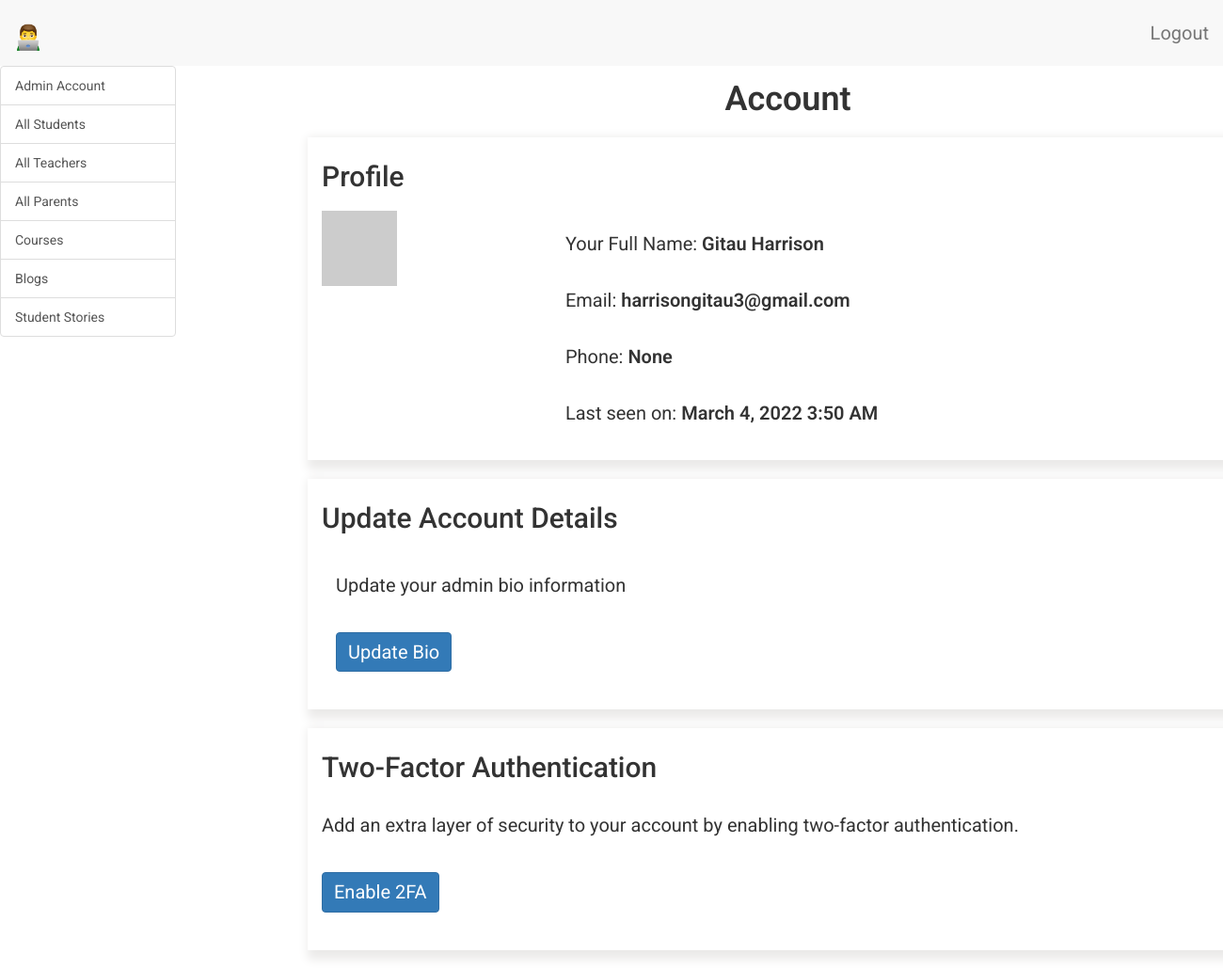
The page /admin/dashboard/account (signed in) on the database as committed earlier.
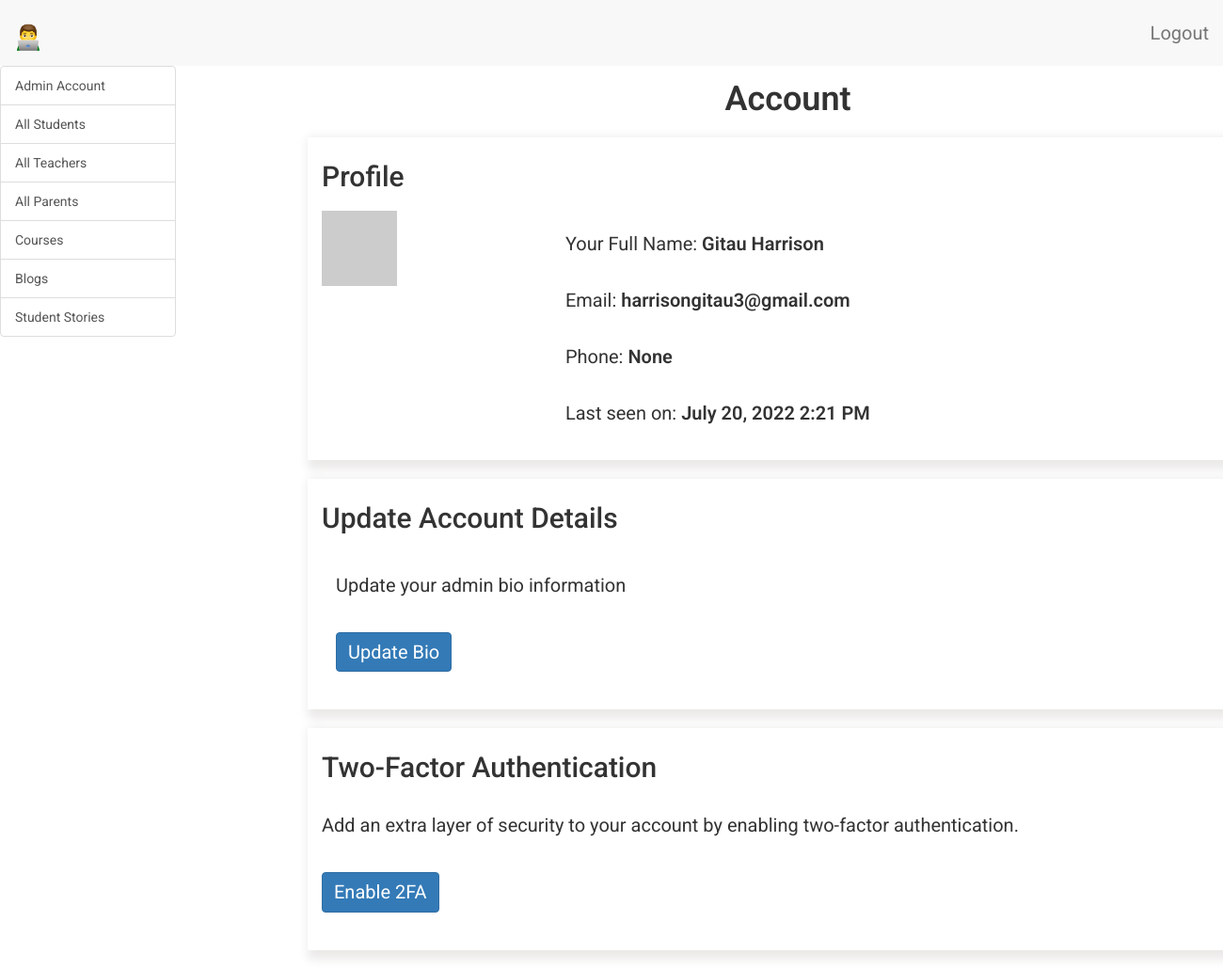
The same page on the database as committed later.
### app/models.py (models this page shows, shortened)
class Admin(UserMixin, db.Model):
    __tablename__ = 'admin'
    id = db.Column(db.Integer, primary_key=True)
    admin_full_name = db.Column(db.String(64), index=True, unique=True)
    admin_email = db.Column(db.String(64), unique=True, index=True)
    admin_phone = db.Column(db.String(64), unique=True, index=True)
    admin_last_seen = db.Column(db.DateTime, default=datetime.utcnow)
    admin_about_me = db.Column(db.String(140))
    admin_password_hash = db.Column(db.String(128))
    courses = db.relationship(
        'Courses', backref='author', lazy='dynamic')
    flask_student_stories = db.relationship(
        'FlaskStudentStories', backref='author', lazy='dynamic')
    def avatar_admin(self, size):
        digest = md5(self.admin_email.lower().encode('utf-8')).hexdigest()
        return 'https://www.gravatar.com/avatar/{}?d=identicon&s={}'.format(
            digest, size)
    def two_factor_admin_enabled(self):
        return self.admin_phone is not None

### app/admin/routes.py (the view)
@bp.route('/dashboard/account')
@login_required
def dashboard_account():
    admin = Admin.query.filter_by(
        admin_full_name=current_user.admin_full_name).first()
    return render_template(
        'admin/account.html',
        title='Account',
        admin=admin
        )

### app/admin/routes.py (called while the page is built)
@bp.before_request
def before_request():
    if current_user.is_authenticated:
        current_user.admin_last_seen = datetime.utcnow()
        db.session.commit()

### app/models.py (called while the page is built)
@login.user_loader
def load_user(id):
    admin = Admin.query.get(int(id))
    teacher = Teacher.query.get(int(id))
    student = Student.query.get(int(id))
    parent = Parent.query.get(int(id))
    if admin:
        return admin
    elif teacher:
        return teacher
    elif student:
        return student
    elif parent:
        return parent
    else:
        return None

### app/templates/admin/account.html (shortened to what this page needs)
{% extends 'base.html' %}
{% block admin_app_content %}
    <div class="row">
        <div class="col-sm-12">
        </div>
    </div>
    <div class="row text-center">
        <div class="col-sm-12 admin-content-title">
            <h1>{{ title }}</h1>
        </div>
    </div>
    <div id="account" class="tabcontent">
        <div class="row">
            <div class="row profile">
                <div class="col-sm-12">
                    <h2>Profile</h2>
                    <div class="row">
                        <div class="col-sm-3">
                            <img src=" {{ current_user.avatar_admin(128) }} ">
                        </div>
                        <div class="col-sm-9">
                            <p>
                                Your Full Name: <span style="font-weight: 600;">{{ current_user.admin_full_name }}</span>
                            </p>
                            <p>
                                Email: <span style="font-weight: 600;">{{ current_user.admin_email }}</span>
                            </p>
                            <p>
                                Phone: <span style="font-weight: 600;">{{ current_user.admin_phone }}</span>
                            </p>
                            {% if current_user.admin_last_seen %}
                                <p>
                                    Last seen on: <span style="font-weight: 600;">{{ moment(current_user.admin_last_seen).format('LLL') }}</span>
                                </p>
                            {% endif %}
                        </div>
                    </div>
                </div>
            </div>
            <div class="row update-account">
                <div class="col-sm-12">
                    <h2>Update Account Details</h2>
                    <div class="col-sm-12">
                        <p>
                            Update your admin bio information <br>
                        </p>
                        <p>
                            <a href=" {{ url_for('admin.edit_profile_admin') }} " class="btn btn-primary">Update Bio</a>
                        </p>
                    </div>
                </div>
            </div>
            <div class="row two-factor-auth">
                <div class="col-sm-12">
                    <h2>Two-Factor Authentication</h2>
                    <p>
                        Add an extra layer of security to your account by enabling two-factor authentication.
                    </p>
                    {% if not current_user.two_factor_admin_enabled() %}
                        <p>
                            <a href=" {{ url_for('auth.enable_2fa_admin', admin_full_name=admin.admin_full_name) }} " class="btn btn-primary">
                                Enable 2FA
                            </a>
                        </p>
                    {% else %}
                        <p>
                            <a href=" {{ url_for('auth.disable_2fa_admin', admin_full_name=admin.admin_full_name) }} " class="btn btn-primary">
                                Disable 2FA
                            </a>
                        </p>
                    {% endif %}
                </div>
            </div>
        </div>
    </div>
{% endblock %}

### app/templates/base.html (shortened to what this page needs)
{% extends 'bootstrap/base.html' %}
{% block head %}
    {{ super() }}
    <link rel="stylesheet" type="text/css" href="https://cdn.datatables.net/1.10.25/css/dataTables.bootstrap5.css">
{% endblock %}
{% block styles %}
    {{ super() }}
    <link type="text/css" rel="stylesheet" href="{{ url_for('static', filename = 'css/main.css') }}">
    <link rel="stylesheet" href="https://cdnjs.cloudflare.com/ajax/libs/intl-tel-input/16.0.4/css/intlTelInput.css">
{% endblock %}
{% block navbar %}
    {% if current_user.is_authenticated %}
        <nav class="navbar-default">
            <div>
                <div class="navbar-header">
                        {% if student %}
                            <a class="navbar-brand" href=" {{ url_for('student.dashboard_enrolled_courses') }} ">
                                <img alt="Brand" src="{{ url_for('static', filename = 'images/eLearning.png') }}" width="30" height="30">
                            </a>
                        {% elif parent %}
                            <a class="navbar-brand" href=" {{ url_for('main.dashboard_parent') }} ">
                                <img alt="Brand" src="{{ url_for('static', filename = 'images/eLearning.png') }}" width="30" height="30">
                            </a>
                        {% elif teacher %}
                            <a class="navbar-brand" href=" {{ url_for('teacher.dashboard_account', username=teacher.username) }} ">
                                <img alt="Brand" src="{{ url_for('static', filename = 'images/eLearning.png') }}" width="30" height="30">
                            </a>
                        {% elif admin %}
                            <a class="navbar-brand" href=" {{ url_for('admin.dashboard_account') }} ">
                                <img alt="Brand" src="{{ url_for('static', filename = 'images/eLearning.png') }}" width="30" height="30">
                            </a>
                        {% else %}
                            <a class="navbar-brand" href=" {{ url_for('main.anonymous_user') }} ">
                                <img alt="Brand" src="{{ url_for('static', filename = 'images/eLearning.png') }}" width="30" height="30">
                            </a>
                        {% endif %}
                </div>
                <div class="collapse navbar-collapse" id="bs-example-navbar-collapse-1">
                    <ul class="nav navbar-nav navbar-right">
                            {% if student %}
                                <li><a href=" {{ url_for('auth.logout_student') }} ">Logout</a></li>
                            {% elif parent %}
                                <li><a href=" {{ url_for('auth.logout_parent') }} ">Logout</a></li>
                            {% elif teacher %}
                                <li><a href=" {{ url_for('auth.logout_teacher') }} ">Logout</a></li>
                            {% elif admin %}
                                <li><a href=" {{ url_for('auth.logout_admin') }} ">Logout</a></li>
                            {% endif %}
                    </ul>
                </div>
            </div>
        </nav>
    {% endif %}
{% endblock %}
{% block content %}
    {% if current_user.is_authenticated %}
        <div class="tab-content">
            {% if teacher %}
                <div class="row">
                    <div class="col-sm-2 sidebar">
                        <div class="mini-submenu">
                            <span class="icon-bar"></span>
                            <span class="icon-bar"></span>
                            <span class="icon-bar"></span>
                        </div>
                        <div class="list-group">
                            <a href="{{  url_for('teacher.dashboard_account')}}" class="list-group-item tablinks" onclick="openCity(event, 'account')" id="defaultOpen">
                                Account
                            </a>
                            <a href="{{ url_for('teacher.view_messages') }}" class="list-group-item tablinks" onclick="openCity(event, 'private_messages')">
                                Private Messages
                                {% set new_messages = current_user.new_messages() %}
                                <span id="message_count" class="badge" style="visibility: {% if new_messages %} visible {% else %} hidden {% endif %};">
                                    {{ new_messages }}
                                </span>
                            </a>
                            <a href="{{ url_for('teacher.dashboard_your_students') }}" class="list-group-item tablinks" onclick="openCity(event, 'students')">
                                Your Students
                            </a>
                            <a href="{{ url_for('teacher.dashboard_student_community') }}" class="list-group-item tablinks" onclick="openCity(event, 'student-community')">
                                Student Community
                            </a>
                            <a href="{{ url_for('teacher.dashboard_explore_teachers') }}" class="list-group-item tablinks" onclick="openCity(event, 'explore-teacher-community')">
                                Explore Teacher Community
                            </a>
                            <a href="{{ url_for('teacher.dashboard_my_teacher_community') }}" class="list-group-item tablinks" onclick="openCity(event, 'your-community')">
                                Your Community
                            </a>
                            <a href="{{ url_for('teacher.dashboard_comment_moderation') }}" class="list-group-item tablinks" onclick="openCity(event, 'comment-moderation')">
                                Comment Moderation
                            </a>
                            <a href="{{ url_for('teacher.dashboard_manage_course') }}" class="list-group-item tablinks" onclick="openCity(event, 'update')">
                                Manage Course
                            </a>
                            <a href="{{ url_for('teacher.dashboard_manage_blog') }}" class="list-group-item tablinks" onclick="openCity(event, 'blog')">
                                Manage Blog
                            </a>
                            <a href="{{ url_for('teacher.dashboard_manage_events') }}" class="list-group-item tablinks" onclick="openCity(event, 'event')">
                                Manage Events
                            </a>
                        </div>
                    </div>
                    <div class="col-sm-10 scrollable-content">
                        {% block app_content %}
                        {% endblock %}
                    </div>
                </div>
            {% elif parent %}
            {% elif admin %}
                <div class="row">
                    <div class="col-sm-2 sidebar">
                        <div class="list-group">
                            <a href="{{ url_for('admin.dashboard_account') }}" class="list-group-item tablinks" onclick="openCity(event, 'account')" id="defaultOpen">
                                Admin Account
                            </a>
                            <a href="{{ url_for('admin.dashboard_all_students') }}" class="list-group-item tablinks" onclick="openCity(event, 'students')">
                                All Students
                            </a>
                            <a href="{{ url_for('admin.dashboard_all_teachers') }}" class="list-group-item tablinks" onclick="openCity(event, 'teachers')">
                                All Teachers
                            </a>
                            <a href="{{ url_for('admin.dashboard_all_parents') }}" class="list-group-item tablinks" onclick="openCity(event, 'parents')">
                                All Parents
                            </a>
                            <a href="{{ url_for('admin.dashboard_courses_offered') }}" class="list-group-item tablinks" onclick="openCity(event, 'courses')">
                                Courses
                            </a>
                            <a href="{{ url_for('admin.review_blog_articles') }}" class="list-group-item tablinks" onclick="openCity(event, 'blog')">
                                Blogs
                            </a>
                            <a href="{{ url_for('admin.dashboard_student_stories') }}" class="list-group-item tablinks" onclick="openCity(event, 'stories')">
                                Student Stories
                            </a>
                        </div>
                    </div>
                    <div class="col-sm-10 scrollable-content">
                        {% block admin_app_content %}
                        {% endblock %}
                    </div>
                </div>
            {% else %}
             <div class="col-sm-10 scrollable-content">
                {% block unknown_user_content %}
                {% endblock %}
            </div>
            {% endif %}
        </div>
    {% endif %}
{% endblock %}

### app/static/css/main.css (style rules this page uses)
.navbar-brand { font-size: 30px; font-weight: 600; margin-top: 10px; }
html, body { font-family: 'Roboto', sans-serif; }
h1 { padding-bottom: 10px; font-weight: 600; margin-top: 0px; padding-top: 0px; }
h2, h3, h4, h5, h6, p { margin-top: 0px; padding-top: 10px; padding-bottom: 10px; }
p, li { line-height: 30px; margin-top: 10px; margin-bottom: 10px; }
p, li, td, .btn, .btn-alt, .schedule-btn { font-size: 20px; }
.profile, .update-account, .two-factor-auth, .admin-teacher, .courses, .courses-on-offer { padding-top: 15px; padding-bottom: 15px; box-shadow: 5px 5px 10px 5px #ebeae9; margin-bottom: 20px; margin-left: 10px; }
.review-title h1, .student-content-title h1, .admin-content-title h1 { padding-top: 15px; }
@media screen and (min-width: 1080px) { .scrollable-content { overflow-y: x-auto; position: relative; margin-left: 320px; } }
@media screen and (min-width: 1080px) { .sidebar { position: fixed; } }
.btn { margin-top: 5px; margin-bottom: 5px; }
.tabcontent { float: left; padding: 0px 12px; width: 99%; border-left: none; height: 300px; }
@media screen and (min-width: 1080px) { .tab-content { width: 96%; } }

Rows that differ between the two databases and show on the page:
changed Admin "Gitau Harrison": admin_last_seen "March 4, 2022 3:50 AM" → "July 20, 2022 2:21 PM"
